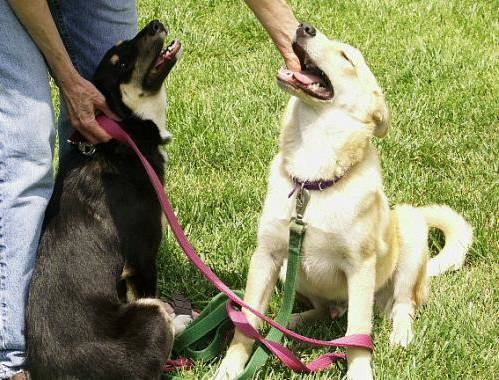
#> input picture deep_learning/imgs/dogs.jpg, 499 x 380 px
$ python -i main.py   (imports and definitions only)   (Python 2 division)   (older library calls are emulated)
#> lines starting #> are read from the running program, lines starting #| are printed output that depends on the picture
import argparse
import csv
import datetime
import os
import sys
import time
from operator import itemgetter

import numpy as np
import pandas as pd
from sklearn.discriminant_analysis import QuadraticDiscriminantAnalysis
from sklearn.ensemble import AdaBoostClassifier
from sklearn.ensemble import RandomForestClassifier
from sklearn.gaussian_process import GaussianProcessClassifier
from sklearn.gaussian_process.kernels import RBF
from sklearn.model_selection import train_test_split
from sklearn.naive_bayes import GaussianNB
from sklearn.neighbors import KNeighborsClassifier
from sklearn.neural_network import MLPClassifier
from sklearn.svm import SVC
from sklearn.tree import DecisionTreeClassifier

sys.path.append("/usr/local/lib/python2.7/site-packages")
import cv2
import imutils
from imutils import paths


# [14 lines left out: functions time_diff_str, image_to_feature_vector, not called in this run]


def extract_color_histogram(image):
    hist = cv2.calcHist([image], [0], None, [8], [0, 256])

    # handle normalizing the histogram if we are using OpenCV 2.4.X
    if imutils.is_cv2():
        hist = cv2.normalize(hist)

    # otherwise, perform "in place" normalization in OpenCV 3 (I
    # personally hate the way this is done
    else:
        cv2.normalize(hist, hist)

    # return the flattened histogram as the feature vector
    return hist.flatten()


# [119 lines left out: functions load_csv, get_simple_feature_labels, get_hist_feature_labels, generate_bow_features, sift_feature_extract, not called in this run]


# [92 lines not run here, left out]

>>> import cv2
>>> picture = cv2.imread('../imgs/dogs.jpg', cv2.IMREAD_GRAYSCALE)
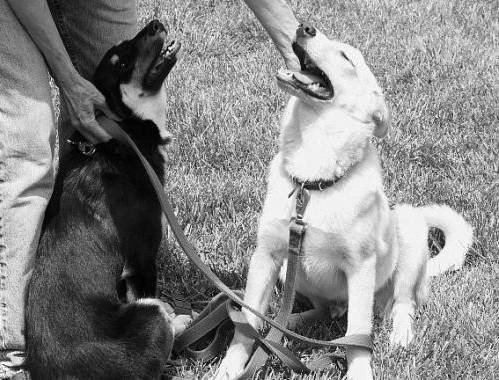
#> picture: shape (380, 499); min 0, max 255, mean 134.9
>>> result = extract_color_histogram(picture)
#> in extract_color_histogram, `hist = cv2.calcHist([image], [0], None, [8], [0, 256])`: hist = [18514, 20228, 20096, 23005, 28670, 31626, 26067, 21414]
#> (the run stopped early here; a loop or call above may not have finished)
